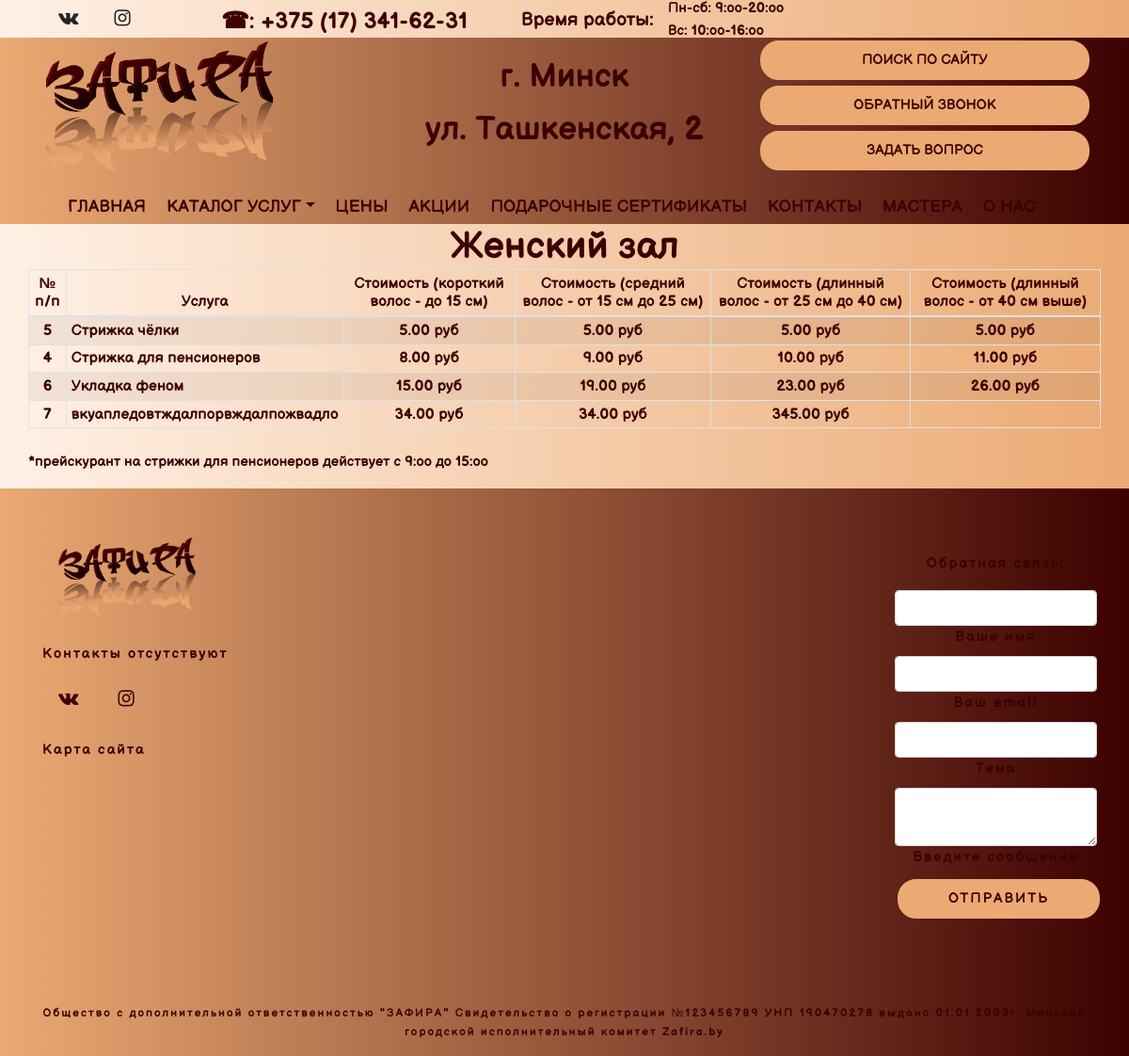
Screenshot of /catalog_woman with the database file from the repository.
### catalog/models.py (models this page shows, shortened)
class Service(models.Model):
    catalog = models.ForeignKey(Catalog, related_name='services', on_delete=models.CASCADE)
    name = models.CharField(max_length=200, db_index=True)
    slug = models.SlugField(max_length=200, db_index=True, unique=True)
    price_man = models.DecimalField('Мужская стрижка, стоимость работы без материалов', max_digits=10,
                                    decimal_places=2, blank=True, null=True)
    price_man_material = models.DecimalField('Мужская стрижка, расходные материалы', max_digits=10,
                                             decimal_places=2, blank=True, null=True)
    price_man_all = models.DecimalField('Мужская стрижка, стоимость работы', max_digits=10, decimal_places=2,
                                        blank=True, null=True)
    price_1 = models.DecimalField('Цены(до 15 см)', max_digits=10, decimal_places=2, blank=True, null=True)
    price_nm_1 = models.DecimalField('Цены без расходных материалов1', max_digits=10, decimal_places=2, blank=True,
                                     null=True)
    price_2 = models.DecimalField('Цены(от 15 до 25 см)', max_digits=10, decimal_places=2, blank=True, null=True)
    price_nm_2 = models.DecimalField('Цены без расходных материалов2', max_digits=10, decimal_places=2, blank=True,
                                     null=True)
    price_3 = models.DecimalField('Цены(от 25 до 40 см)', max_digits=10, decimal_places=2, blank=True, null=True)
    price_nm_3 = models.DecimalField('Цены без расходных материалов3', max_digits=10, decimal_places=2, blank=True,
                                     null=True)
    price_4 = models.DecimalField('Цены(от 40 см и выше)', max_digits=10, decimal_places=2, blank=True, null=True)
    price_nm_4 = models.DecimalField('Цены без расходных материалов4', max_digits=10, decimal_places=2, blank=True,
                                     null=True)
    gender = models.CharField(max_length=50)
    class Meta:
        ordering = ('name',)
        verbose_name = 'Услуга'
        verbose_name_plural = 'Услуги'
        index_together = ('id', 'slug')

### catalog/views.py (the view)
# urls.py: path('catalog_woman', views.catalog_woman, name='catalog_woman'),
def catalog_woman(request):
    service = Service.objects.filter(gender='woman').order_by('price_1')
    context_catalog = {'service': service}
    return render(request, 'catalog/catalog_woman.html', context_catalog)

### main/templates/catalog/catalog_woman.html (shortened to what this page needs)
{% extends 'main/base.html' %}
{% load bootstrap4 %}
{% load static %}
{% block content %}
<section>
      <h1 >Женский зал</h1>
<div class="container">
    <div class="row">
<table class="table table-striped table-bordered table-sm ">
  <thead>
    <tr>
      <th class="col1">№ п/п</th>
      <th class="col2">Услуга</th>
      <th>Стоимость (короткий волос - до 15 см)</th>
      <th>Стоимость (средний волос - от 15 см до 25 см)</th>
      <th>Стоимость (длинный волос - от 25 см до 40 см)</th>
      <th>Стоимость (длинный волос - от 40 см выше)</th>
    </tr>
  </thead>
  <tbody>
{% if service %}
{% for ser in service %}
    <tr>
      <th class="col1" scope="row">{{ ser.id }}</th>
      <td class="col2" style="text-align: left;">{{ ser.name }}</td>
      <td>{{ ser.price_1|default_if_none:"" }} {% if ser.price_1 %} руб {%endif%}</td>
      <td>{{ ser.price_2|default_if_none:"" }} {% if ser.price_2 %} руб {%endif%}</td>
      <td>{{ ser.price_3|default_if_none:"" }} {% if ser.price_3 %} руб {%endif%}</td>
      <td>{{ ser.price_4|default_if_none:"" }} {% if ser.price_4 %} руб {%endif%}</td>
   {% endfor %}
    </tr>
    {% else %}
        <p>Каталог пуст</p>
    {%endif%}
  </tbody>
</table>
<p><br>*прейскурант на стрижки для пенсионеров действует с 9:оо до 15:оо</p>
        </div>
</div>
</section>
{% endblock %}

### main/static/main/css/style.css (style rules this page uses)
body { margin: 0; font-family: shrift, sans-serif; font-size: 15px; color: #3c0000; line-height: 1.6; }
p,b,a { font-family: shrift, sans-serif; }
h1,h2,h3,h4,h5,h6 { margin:0; font-family: shrift, sans-serif; font-weight: 700; text-decoration: none; }
h1,h2,h3,h4,h5,h6:hover { text-decoration: none; }
.table { padding-top: 0px; color: #3c0000; width: 100%; margin-bottom: 0px; text-align: center; text-decoration: none; }
.col1 { width: 40px; }

### rows the page displays
Service: id "5", name "Стрижка чёлки", price_1 "5.00", shows "руб", price_2 "5.00", price_3 "5.00", price_4 "5.00"
Service: id "4", name "Стрижка для пенсионеров", price_1 "8.00", shows "руб", price_2 "9.00", price_3 "10.00", price_4 "11.00"
Service: id "6", name "Укладка феном", price_1 "15.00", shows "руб", price_2 "19.00", price_3 "23.00", price_4 "26.00"
Service: id "7", name "вкуапледовтждалпорвждалпожвадло", price_1 "34.00", shows "руб", price_2 "34.00", price_3 "345.00"
